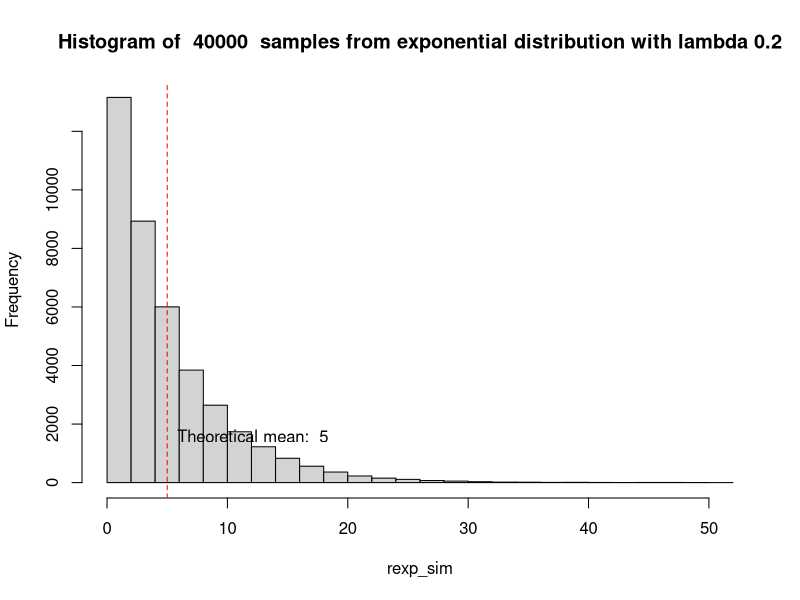
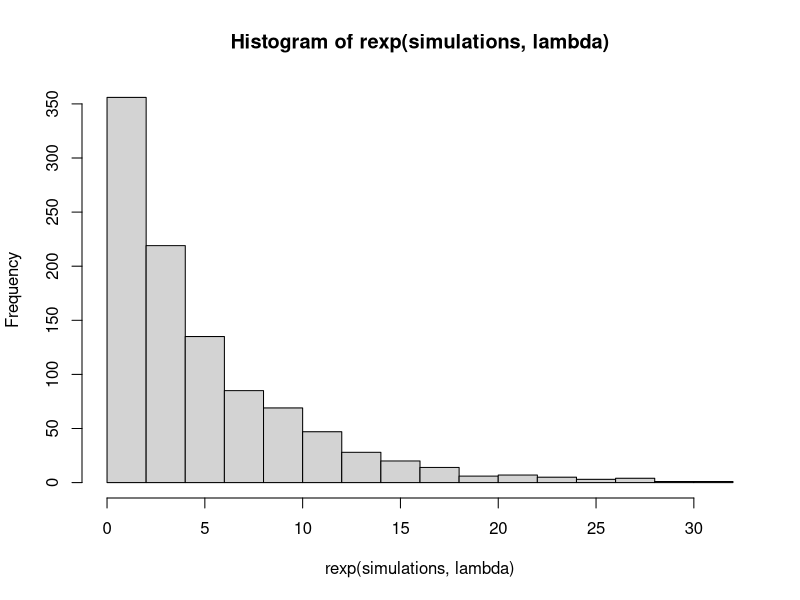
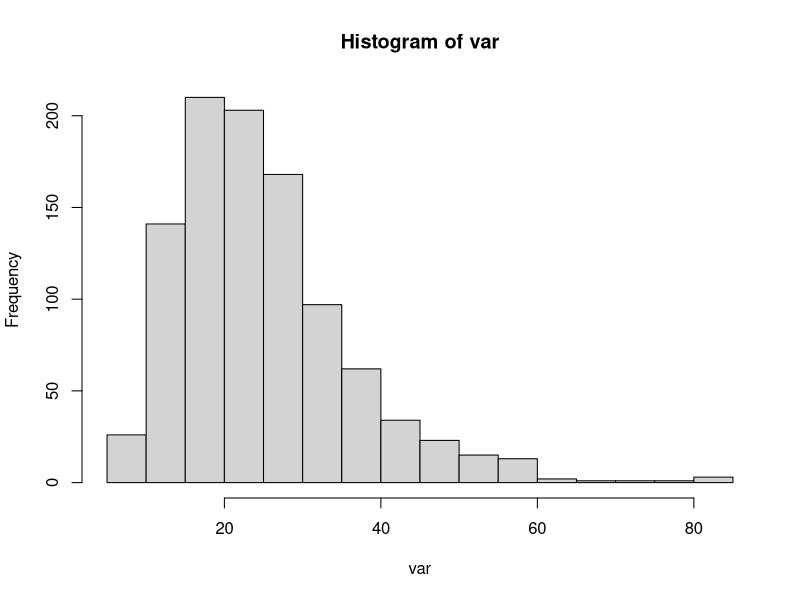

Write R code to recreate these figures, in order.
## ---- chunk 1
lambda<-0.2
simulations<-1000
samples<-40
## ---- chunk 2
1/lambda
## ---- chunk 3
mean(rexp(simulations,lambda))
## ---- chunk 4
mns = NULL
for (i in 1 : simulations) mns = c(mns, mean(rexp(n=samples,lambda)))
## ---- chunk 5
mean(mns)
## ---- chunk 6
rexp_sim<-rexp(simulations*samples,lambda)
n_breaks<-20
hist(rexp_sim,
     breaks=n_breaks,
     main=paste("Histogram of ",simulations*samples," samples from exponential distribution with lambda",lambda))

abline(v=1/lambda,lty="dashed",col="red")
text(x=1/lambda,
     y=sum(abs(rexp_sim-1/lambda)<(1/lambda)/n_breaks),
     labels=paste("Theoretical mean: ",1/lambda),
     pos=4)
## ---- chunk 7
sum(abs(mns-mean(mns))<(max(mns)-min(mns))/n_breaks)
(mean(mns))/n_breaks
## ---- chunk 8
hist(rexp(simulations,lambda))
## ---- chunk 9
var = NULL
for (i in 1 : simulations) var = c(var, var(rexp(n=samples,lambda)))
hist(var)
## ---- chunk 10
1/lambda^2
## ---- chunk 11
var(rexp(simulations,lambda))
## ---- chunk 12
pvar=(mean(var))*samples/(samples-1)
pvar
## ---- chunk 13
quantiles<-c(0.025,.5,.975)
quantile(mns,quantiles)
## ---- chunk 14
qnorm(quantiles,mean=mean(mns),sd=sqrt(pvar/samples))
## ---- chunk 15
pnorm(q=quantile(mns,quantiles[length(quantiles)]),mean=mean(mns),sd=sqrt(pvar/samples))-pnorm(q=quantile(mns,quantiles[1]),mean=mean(mns),sd=sqrt(pvar/samples))
